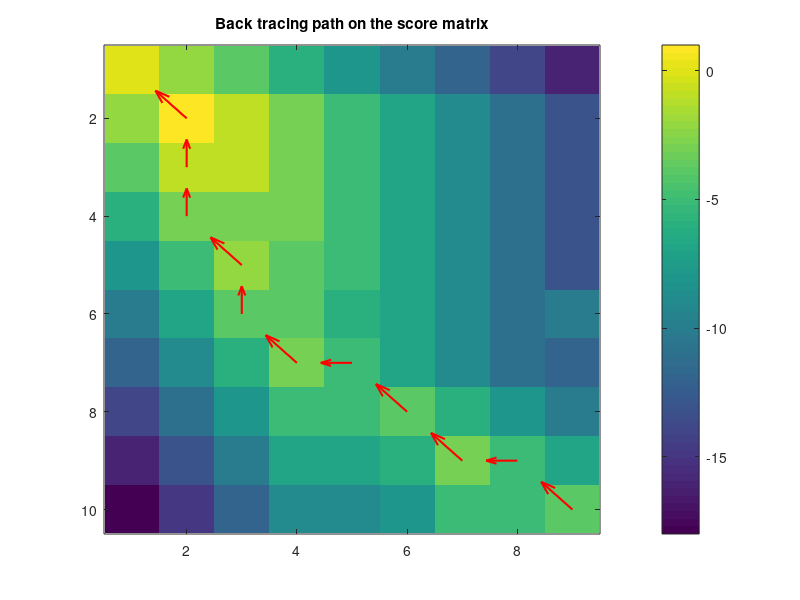

Source code (MATLAB): (Note: this script raises an error after producing the figure.)
clc
clear all
%%%%%%%%%%%%%%%%%%%%%%%%%%%%%%%
%      Scoring system and Initialization
match = 1; 
mismatch = -2;
gap = -2;
%%%%%%%%%%%%%%%%%%%%%%%%%%%%%%%
seq1 = 'FKHMEDPLE';
seq2 = 'FMDTPLNE';
m = length(seq1);
n = length(seq2);
%%%%%%%%%%%%%%%%%%%%%%%%%%%%%%%
%      fill the score matrix
ScoreMat = zeros(m+1,n+1);
for i = 2:m+1
    ScoreMat(i,1) = (i-1)*gap;
end
for i = 2:n+1
    ScoreMat(1,i) = (i-1)*gap;
end
for i = 2:m+1
    for j = 2:n+1
        if seq1(i-1)==seq2(j-1)
            S = match;
        else
            S = mismatch;
        end
        ScoreMat(i,j) = max([ScoreMat(i-1,j-1)+S, ScoreMat(i-1,j)+gap, ScoreMat(i,j-1)+gap]);
    end
end
%%%%%%%%%%%%%%%%%%%%%%%%%%%%%%%
%      back tracing
i = m+1;
j = n+1;
A = repelem('z',i+j);
B = repelem('z',i+j);
x = zeros(1,i+j); y = zeros(1,i+j);
u = zeros(1,i+j); v = zeros(1,i+j);
k=1;
while i > 1 && j > 1
    if seq1(i-1)==seq2(j-1)
       S = match;
     else
       S = mismatch;
    end
    x(k) = j; y(k) = i; 
    if ScoreMat(i,j) == ScoreMat(i-1,j-1)+S
        u(k) = -1; v(k) = -1;
        A(k) = seq1(i-1);
        B(k) = seq2(j-1);
        i = i-1;
        j = j-1;
    else if ScoreMat(i,j) == ScoreMat(i-1,j)+gap
            v(k) = -1;
            A(k) = seq1(i-1);
            B(k) = '-';
            i = i-1;
        else if ScoreMat(i,j) == ScoreMat(i,j-1)+gap
            u(k) = -1;
            A(k) = '-';
            B(k) = seq2(j-1);
            j = j-1;
            end
        end
    end
    k = k+1;
end
x = x(1:k-1); y = y(1:k-1);
u = u(1:k-1); v = v(1:k-1);
A = A(1:k-1); B = B(1:k-1);
%%%%%%%%%%%%%%%%%%%%%%%%%%%%%%%
%      Visualization of the back tracing path on the score matrix. 
figure;
imagesc(ScoreMat)
colorbar;
hold on
quiver(x,y,u,v,0.25,'LineWidth',1.5,'Color','r');
title('Back tracing path on the score matrix');
set(gca,'XTickLabel', str2cell(seq2));
xlabel('Sequence 2');
set(gca,'YTickLabel', str2cell(seq1));
ylabel('Sequence 1');
%%%%%%%%%%%%%%%%%%%%%%%%%%%%%%%%
%     Show alignment
i = 1;
for j = length(A):-1:1
    Align(1,i) = A(j);
    if A(j) == B(j)
        Align(2,i) = '|';
    end
    Align(3,i) = B(j);
    i = i+1;
end
Iden = (numel(find(Align(2,:)=='|'))/length(Align))*100;
%%%%%%%%%%%%%%%%%%%%%%%%%%%%%%%
Align
disp(['Alignment Score = ',num2str(ScoreMat(end))])
disp(['Alignment Identity = ',num2str(Iden), ' %'])
